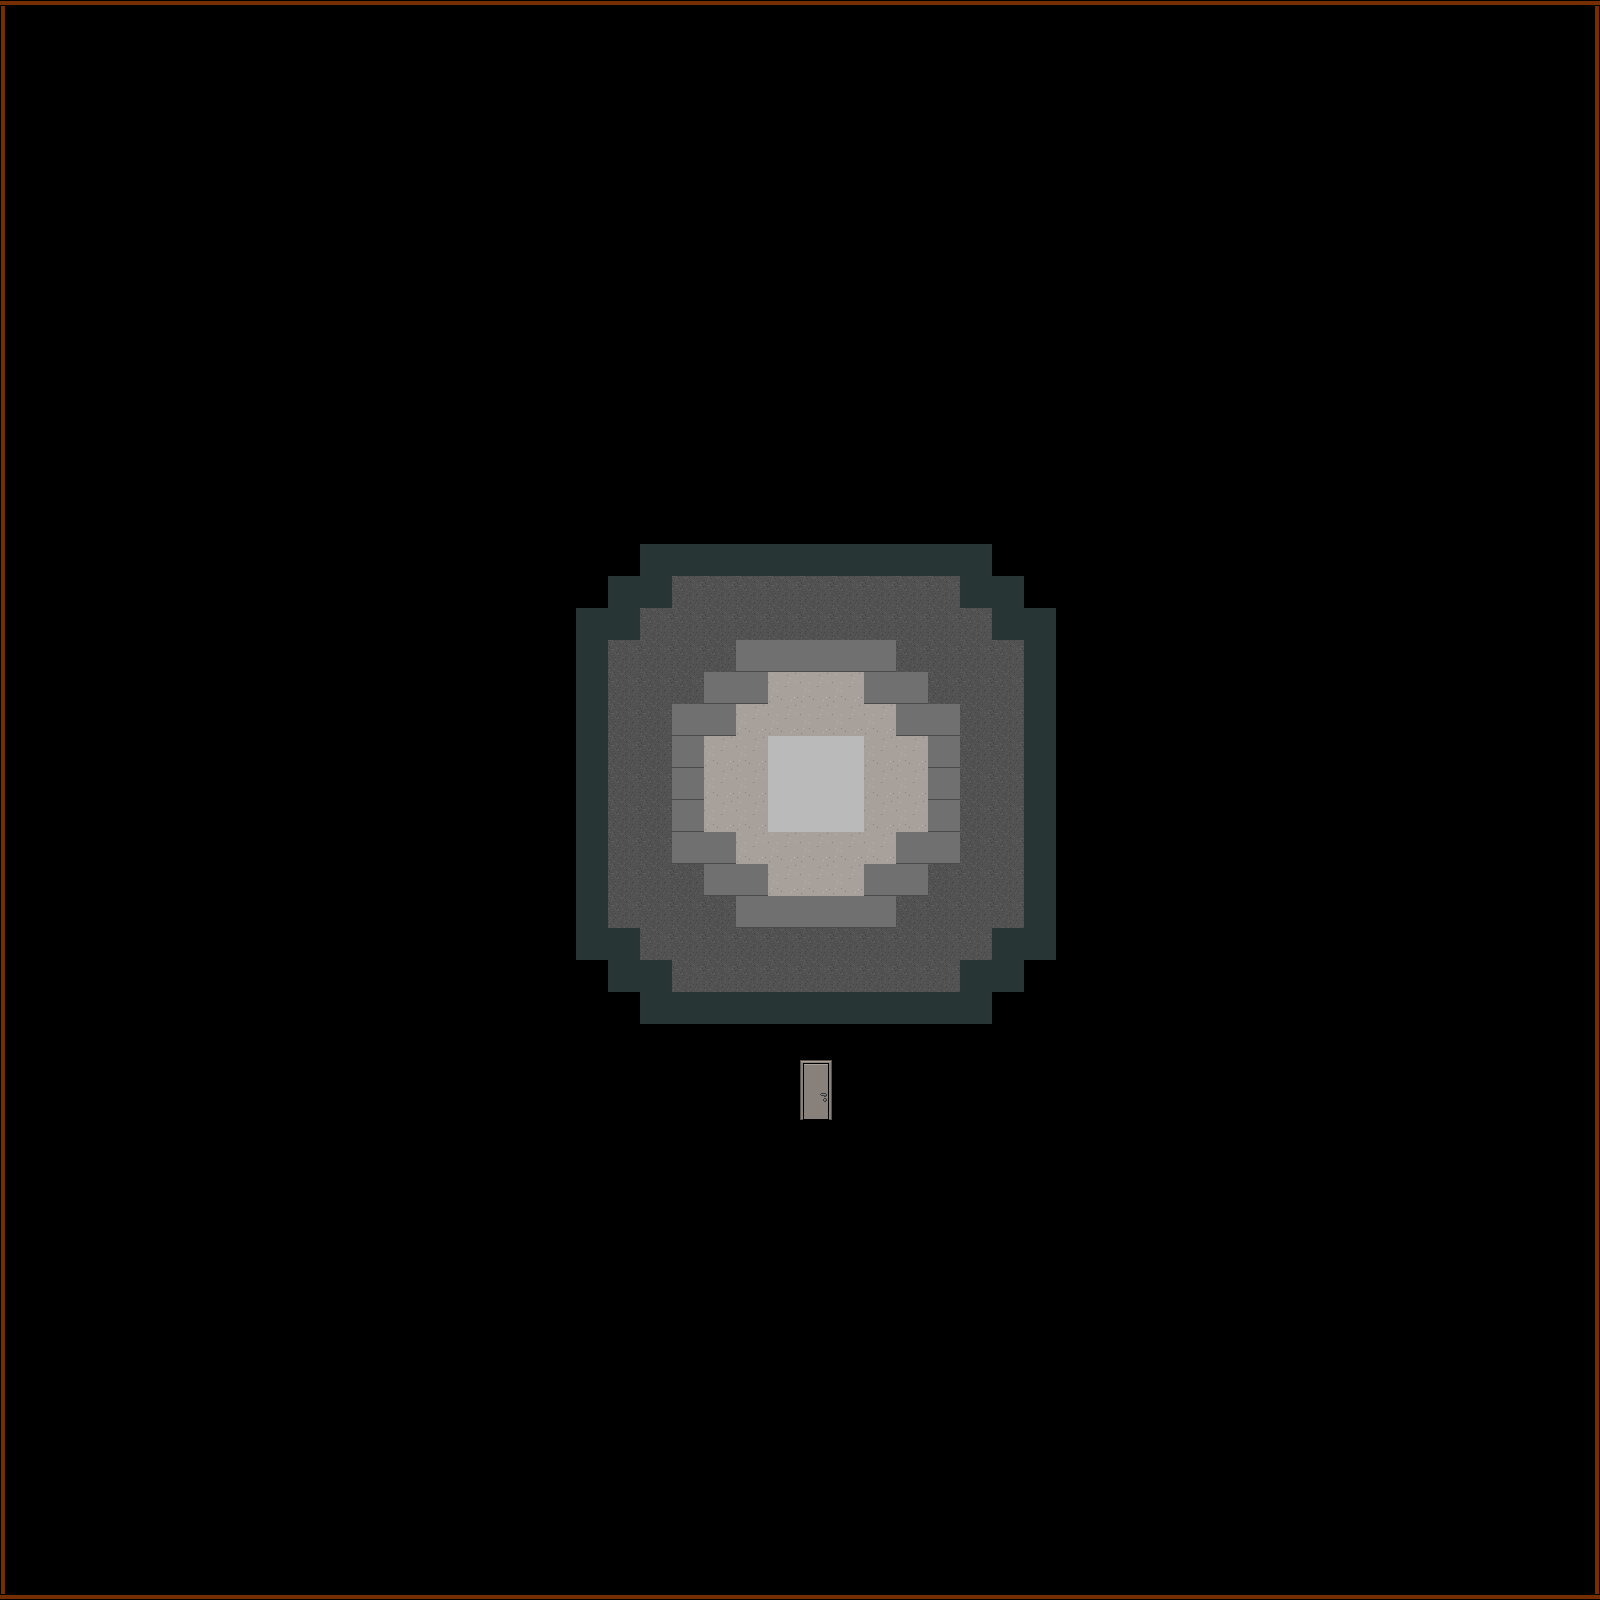

Rendered tile map (Tiled .tmx) drawn with the repository's tilesets; below, a short description and the map source with its tile grids summarised:
An orthogonal 50x50 tile map with 32x32 px tiles, 3 tile layers (Tile Layer 1, Tile Layer 2, Tile Layer 3), 10 tilesets.

<map version="1.10" tiledversion="1.12.0" orientation="orthogonal" renderorder="right-down" width="50" height="50" tilewidth="32" tileheight="32" infinite="0" nextlayerid="4" nextobjectid="1">
 <tileset firstgid="1" source="black.tsx" />
 <tileset firstgid="17" source="fancy_mansion_room_door_tiles.tsx" />
 <tileset firstgid="233" source="makeshift_room_door_tiles.tsx" />
 <tileset firstgid="449" source="Office_Exterior_32x32.tsx" />
 <tileset firstgid="605" source="Office_Terrain_32x32.tsx" />
 <tileset firstgid="693" source="Pixel Interiors 32x32pxl.tsx" />
 <tileset firstgid="880" source="snow_nature_tileset.tsx" />
 <tileset firstgid="1010" source="Tilemap.tsx" />
 <tileset firstgid="2450" source="PAVEMENT.tsx" />
 <tileset firstgid="2451" source="Office_BuildingTiles_32x32.tsx" />
 <layer id="1" name="Tile Layer 1" width="50" height="50">
  <data>[2500 cells, 2500 non-empty, 1 distinct tile ids]</data>
 </layer>
 <layer id="2" name="Tile Layer 2" width="50" height="50">
  <data>[2500 cells, 315 non-empty, 9 distinct tile ids]</data>
 </layer>
 <layer id="3" name="Tile Layer 3" width="50" height="50">
  <data>[2500 cells, 100 non-empty, 2 distinct tile ids]</data>
 </layer>
</map>
